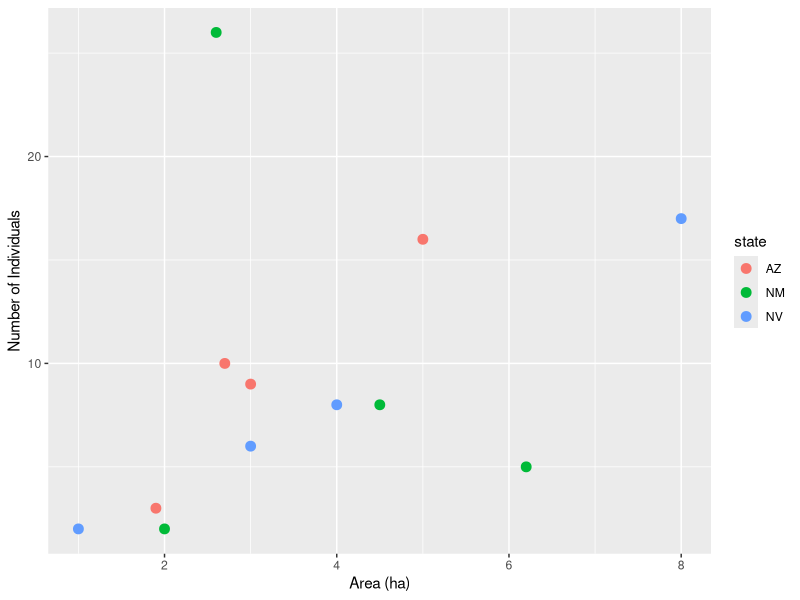
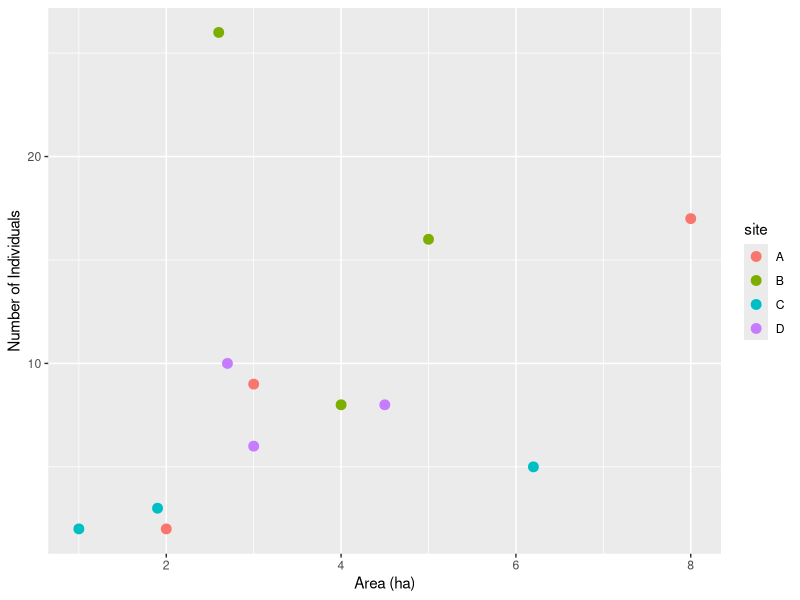
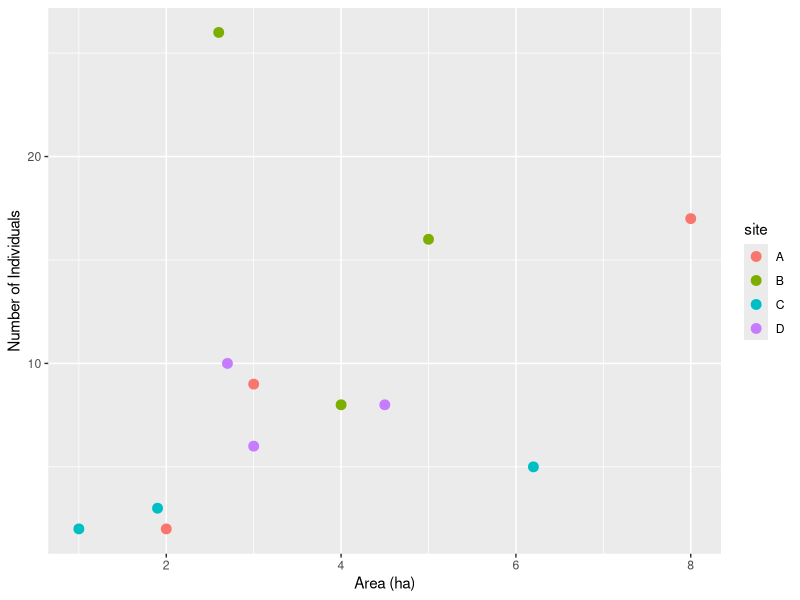
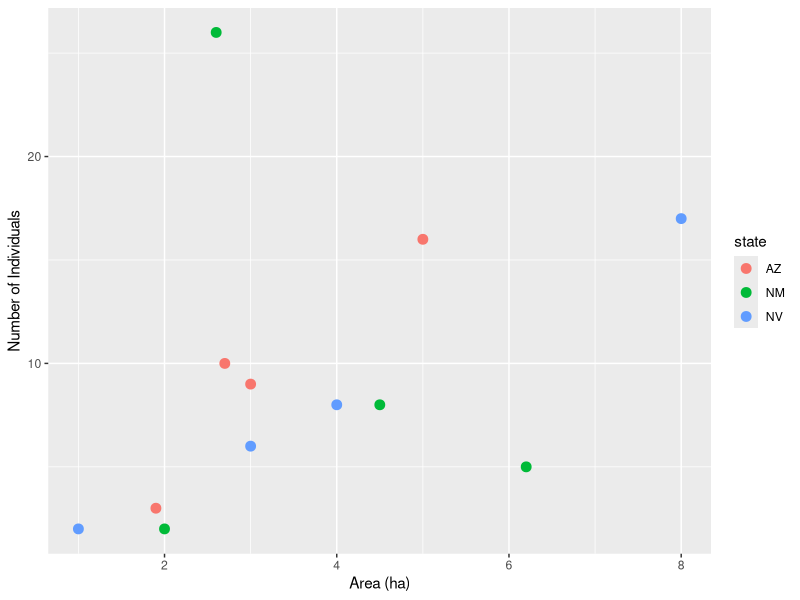
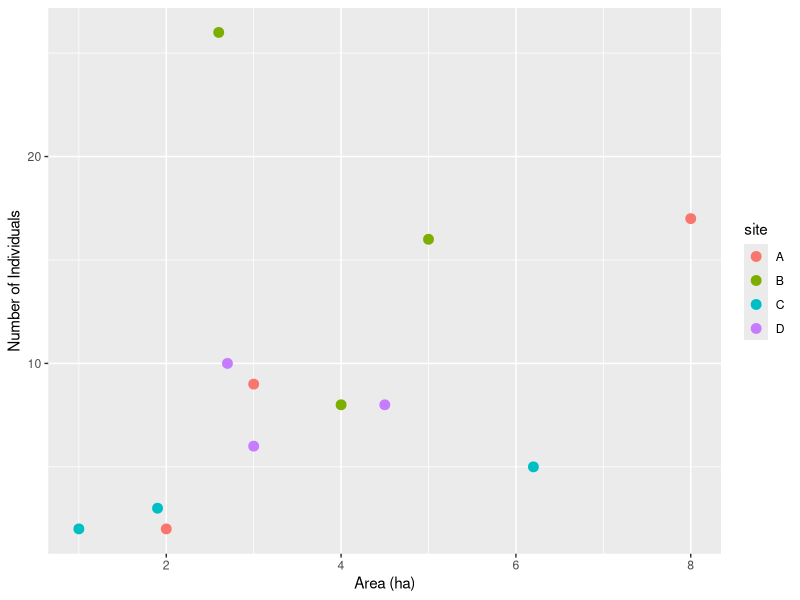
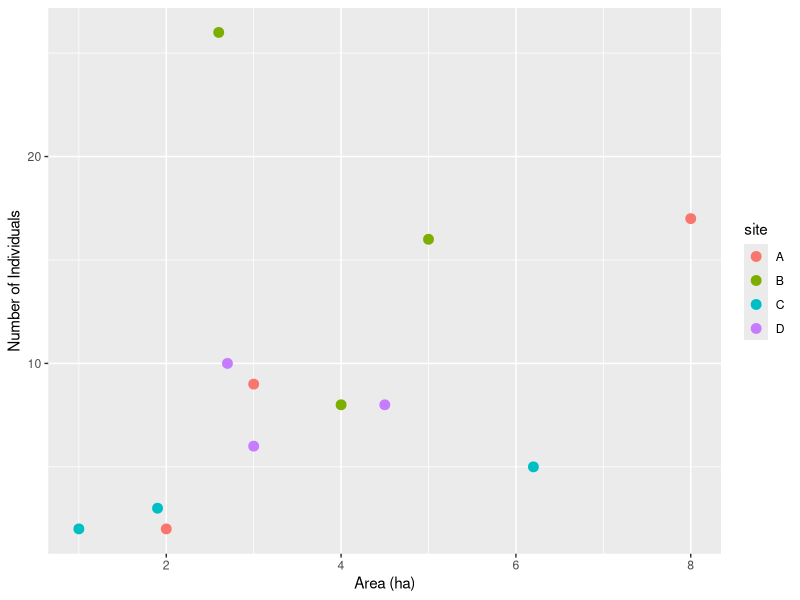

Source code (R) for these figures, in order:
## ---- chunk 1
knitr::opts_chunk$set(echo = TRUE, warning = FALSE, message = FALSE)
## ---- chunk 2
# convert_pounds_to_grams <- function(______)) {
#     grams <- 453.6 * pounds
#     return(________)
# } 

convert_pounds_to_grams <- function(pounds){
  grams <- 453.6 * pounds 
  return(grams)
}

convert_pounds_to_grams(3.75)
## ---- chunk 3
# convert_fahrenheit_to_celsius <- ________(________) {
#     celsius <- (fahrenheit - 32) * 5 / 9
#     ________(________)
# }

convert_farhenheit_to_celsuis <- function(fahrenheit){
  celsius <- (fahrenheit - 32) * 5 / 9
  return(celsius)
}

# calculate temperature if Fahrenheit is 80°F
convert_farhenheit_to_celsuis(80) 
## ---- chunk 4
    # c. write function double that multiplies input by 2
    double <- function(number){
      multiply <- number * 2
      return(multiply)
    } 
    # run with 512
    double(512)
## ---- chunk 5
# d 
prediction <- function(x, a, b){
  y <- a + b * x
  return(y)
}

# run with x = 12, a = 6, b = 0.8 
prediction(12, 6, 0.8)
## ---- chunk 6
get_mass_from_length_theropoda <- function(length){
  mass <- 0.73 * length ^ 3.63
  return(mass)
}
## ---- chunk 7
# 2a. print mass for Theropoda of length 16m 
get_mass_from_length_theropoda(16)

# 2b. create new versino of function that taes length, a, and b as arguments and uses mass <- a * length ^ b to estimate mass 
get_mass_from_length <- function(a, length, b){
  mass <- a * length ^ b 
  return(mass)
} 
# use function to estimate mass of Sauropoda with a = 214.44, b = 1.46, and length of 26m 
get_mass_from_length(a = 214.44, 26, b = 1.46)
## ---- chunk 8
# convert_pounds_to_grams <- function(________, numdigits = __) {
#   grams <- 453.6 * pounds
#   rounded <- round(grams, digits = numdigits)
#   return(________)
# }

convert_pounds_to_grams <-  function(pounds, numdigits = 1){ 
  grams <-  453.6 * pounds
  rounded <- round(grams, digits = numdigits)
  return(rounded)
}

convert_pounds_to_grams(4.3)
## ---- chunk 9
    # 3b. write function that takes weignt, a, and b, and returns an estimate of height 
    get_height_from_weight <- function(weight, a = 12, b = 0.38){
      height <- a * weight ^ b 
      return(height)
    } 
    # print height from weight of 42 
    get_height_from_weight(42)
## ---- chunk 10
# 3c. use function from a and b to estimate the height for an animal that weighs 2 lbs using the default value for a, changing to b = 0.32
convert_pounds_to_grams(2) |> 
get_height_from_weight(b = 0.32)
## ---- chunk 11
# 4a. rewrite get_mass_from_length function so that default values for a = 39.9 and b = 2.6 
get_mass_from_length <- function(length, a = 39.9, b = 2.6){
   mass <- a * length ^ b 
   return(mass)
}

# 4b. estimate the mass of Saurapoda where a = 214.44 and b = 1.46, for length of 22m 
get_mass_from_length(22, a = 214.44, b = 1.46) 

# 4c. estimate the mass of an unknown dinosaur of 16m length 
get_mass_from_length(16)
## ---- chunk 12
# write function that converts kg to lbs 
convert_kg_to_pounds <- function(kg){
  weight <- 2.205 * kg
  return(weight)
}  

# combining functions to get est weight in lbs of a 12m long Stegosaurus 
get_mass_from_length(12, a = 10.95, b = 2.64) |> 
  convert_kg_to_pounds()
## ---- chunk 13
library(tidyverse)
count_data <- data.frame(
  state = c("AZ", "AZ", "AZ", "AZ", "NM", "NM", "NM", "NM", "NV", "NV", "NV", "NV"),
  site = c("A", "B", "C", "D", "A", "B", "C", "D", "A", "B", "C", "D"),
  count = c(9, 16, 3, 10, 2, 26, 5, 8, 17, 8, 2, 6),
  area = c(3, 5, 1.9, 2.7, 2, 2.6, 6.2, 4.5, 8, 4, 1, 3)
  ) 

count_data
## ---- chunk 14
    # 6a. write function 
    plot_function <- function(df, color_by){ 
      ggplot(data = df, aes(x = area, 
                            y = count,
                            color = {{color_by}})) + 
        geom_point(size = 3) +
        labs(x = "Area (ha)", y = "Number of Individuals")
    }
    # print plot using state col 
    plot_function(count_data, state)
    #save plot    
    area_state_plot <- plot_function(count_data, state)
    ggsave("area_state_plot.png", plot = area_state_plot, path = "../images" )
## ---- chunk 15
    # 6. make a scatterplot of count as a function of area for count_data w/ points colored by site col
    plot_function(count_data, site) 

    area_site_plot <- plot_function(count_data, site) 

    ggsave("area_site_plot.png", plot = area_site_plot, path = "../images")
## ---- chunk 16
# 6c. create a new function based on the function from a, allowing x and y axes to be any column in df 

plot_function_new <- function(df, x, y, color_by, x_lab, y_lab){ 
  ggplot(data = df, aes(x = {{ x }}, 
                        y = {{ y }}, 
                        color = {{color_by}})) + 
    geom_point(size = 3) +
    labs(x = x_lab, y = y_lab)
}

# print same plot from b 
plot_function_new(count_data, area, count, site, "Area (ha)", "Number of Individuals")

# save plot 
area_site_plot_2 <- plot_function_new(count_data, area, count, site, "Area (ha)", "Number of Individuals") 

ggsave("area_site_plot_2.png", plot = area_site_plot_2, path = "../images")
## ---- chunk 17
# download.file(url = "https://ndownloader.figshare.com/files/2292172",
#   destfile = "surveys.csv")
# download.file(url = "https://ndownloader.figshare.com/files/3299474",
#   destfile = "plots.csv")
# download.file(url = "https://ndownloader.figshare.com/files/3299483",
#   destfile = "species.csv")
## ---- chunk 18
#' Convert kilograms to pounds
#'
#' @param kg Mass in kilograms (numeric).
#'
#' @return Mass in pounds (numeric).
#'
#' @examples
#' convert_kg_to_pounds(10)
convert_kg_to_pounds <- function(kg) {
  pounds <- 2.205 * kg
  return(pounds)
}
